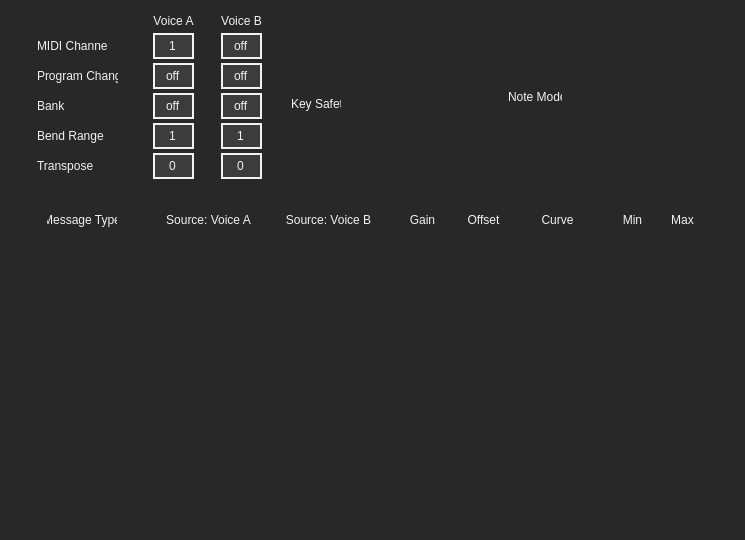
<?xml version="1.0" encoding="UTF-8"?>
<ui version="4.0">
 <class>midiTabForm</class>
 <widget class="QWidget" name="midiTabForm">
  <property name="geometry">
   <rect>
    <x>0</x>
    <y>0</y>
    <width>745</width>
    <height>540</height>
   </rect>
  </property>
  <property name="windowTitle">
   <string>Form</string>
  </property>
  <property name="styleSheet">
   <string notr="true">/**************WIDGET**************/
QWidget
{
	
	background-color: rgb(40, 40, 40);

}

/**************LABEL**************/
QLabel
{
	font: 12pt &quot;Futura PT&quot;;
	color: rgb(242, 242, 242);
	background-color: transparent;
}

/**************SPINBOX**************/
QSpinBox
{
	font: 12pt &quot;Futura PT&quot;;
	color: rgb(242, 242, 242);
	background-color: rgb(60, 60, 60);
	border: 2px solid rgb(242, 242, 242);
}

QSpinBox:focus
{
	border: 2px solid rgb(0, 174, 239);
}

/**************DOUBLESPINBOX**************/
QDoubleSpinBox
{
	font: 12pt &quot;Futura PT&quot;;
	color: rgb(242, 242, 242);
	background-color: rgb(60, 60, 60);
	border: 2px solid rgb(242, 242, 242);
}

QDoubleSpinBox:focus
{
	border: 2px solid rgb(0, 174, 239);
}

/**************TOOLBUTTON**************/
QToolButton
{
	border: none;
	background-color: transparent;
	color: transparent;
}

/**************RADIOBUTTON**************/
QRadioButton
{
	border: none;
	background-color: transparent;
/* needs to be handled in each individual button
    because text cannot be center aligned with radio buttons */
}

QRadioButton::indicator
{
	width: 0px;
	height: 0px;
}
</string>
  </property>
  <widget class="QToolButton" name="deletemodline">
   <property name="geometry">
    <rect>
     <x>40</x>
     <y>480</y>
     <width>23</width>
     <height>23</height>
    </rect>
   </property>
   <property name="focusPolicy">
    <enum>Qt::NoFocus</enum>
   </property>
   <property name="toolTip">
    <string>Remove the bottom modline (minimum of 2).</string>
   </property>
   <property name="styleSheet">
    <string notr="true">QToolButton
{
	image: url(:/ui/ui_images/delete_modline_notpressed.png);
}

QToolButton:pressed
{
	image: url(:/ui/ui_images/delete_modline_pressed.png);
}</string>
   </property>
   <property name="text">
    <string>-</string>
   </property>
  </widget>
  <widget class="QToolButton" name="addmodline">
   <property name="geometry">
    <rect>
     <x>10</x>
     <y>480</y>
     <width>23</width>
     <height>23</height>
    </rect>
   </property>
   <property name="focusPolicy">
    <enum>Qt::NoFocus</enum>
   </property>
   <property name="toolTip">
    <string>Add a modline (maximum of 6).</string>
   </property>
   <property name="styleSheet">
    <string notr="true">QToolButton
{
	image: url(:/ui/ui_images/add_modline_notpressed.png);
}

QToolButton:pressed
{
	image: url(:/ui/ui_images/add_modline_pressed.png);
}</string>
   </property>
   <property name="text">
    <string>+</string>
   </property>
  </widget>
  <widget class="SelectAllSpinBox" name="voice_a_channel">
   <property name="geometry">
    <rect>
     <x>153</x>
     <y>33</y>
     <width>41</width>
     <height>26</height>
    </rect>
   </property>
   <property name="toolTip">
    <string>Sets the MIDI channel of Voice A.&lt;p&gt;Range: 1-16&lt;p&gt;Voice A cannot be disabled.</string>
   </property>
   <property name="frame">
    <bool>true</bool>
   </property>
   <property name="alignment">
    <set>Qt::AlignCenter</set>
   </property>
   <property name="buttonSymbols">
    <enum>QAbstractSpinBox::NoButtons</enum>
   </property>
   <property name="minimum">
    <number>1</number>
   </property>
   <property name="maximum">
    <number>16</number>
   </property>
  </widget>
  <widget class="QLabel" name="label">
   <property name="geometry">
    <rect>
     <x>153</x>
     <y>13</y>
     <width>41</width>
     <height>16</height>
    </rect>
   </property>
   <property name="text">
    <string>Voice A</string>
   </property>
   <property name="alignment">
    <set>Qt::AlignCenter</set>
   </property>
  </widget>
  <widget class="QLabel" name="label_2">
   <property name="geometry">
    <rect>
     <x>221</x>
     <y>13</y>
     <width>41</width>
     <height>16</height>
    </rect>
   </property>
   <property name="text">
    <string>Voice B</string>
   </property>
   <property name="alignment">
    <set>Qt::AlignCenter</set>
   </property>
  </widget>
  <widget class="SelectAllSpinBox" name="voice_b_channel">
   <property name="geometry">
    <rect>
     <x>221</x>
     <y>33</y>
     <width>41</width>
     <height>26</height>
    </rect>
   </property>
   <property name="toolTip">
    <string>Sets the MIDI channel of Voice B.&lt;p&gt;Range: 0-16&lt;p&gt;Voice B can be disabled completely by entering a MIDI channel of 0.</string>
   </property>
   <property name="frame">
    <bool>true</bool>
   </property>
   <property name="alignment">
    <set>Qt::AlignCenter</set>
   </property>
   <property name="buttonSymbols">
    <enum>QAbstractSpinBox::NoButtons</enum>
   </property>
   <property name="specialValueText">
    <string>off</string>
   </property>
   <property name="minimum">
    <number>0</number>
   </property>
   <property name="maximum">
    <number>16</number>
   </property>
   <property name="value">
    <number>0</number>
   </property>
  </widget>
  <widget class="SelectAllSpinBox" name="voice_a_programchange">
   <property name="geometry">
    <rect>
     <x>153</x>
     <y>63</y>
     <width>41</width>
     <height>26</height>
    </rect>
   </property>
   <property name="toolTip">
    <string>Anytime the current preset is loaded it will immediately&lt;br&gt; output the entered value as a Program Change message.</string>
   </property>
   <property name="frame">
    <bool>true</bool>
   </property>
   <property name="alignment">
    <set>Qt::AlignCenter</set>
   </property>
   <property name="buttonSymbols">
    <enum>QAbstractSpinBox::NoButtons</enum>
   </property>
   <property name="specialValueText">
    <string>off</string>
   </property>
   <property name="minimum">
    <number>-1</number>
   </property>
   <property name="maximum">
    <number>127</number>
   </property>
   <property name="value">
    <number>-1</number>
   </property>
  </widget>
  <widget class="SelectAllSpinBox" name="voice_b_programchange">
   <property name="geometry">
    <rect>
     <x>221</x>
     <y>63</y>
     <width>41</width>
     <height>26</height>
    </rect>
   </property>
   <property name="toolTip">
    <string>Anytime the current preset is loaded it will immediately&lt;br&gt; output the entered value as a Program Change message.</string>
   </property>
   <property name="frame">
    <bool>true</bool>
   </property>
   <property name="alignment">
    <set>Qt::AlignCenter</set>
   </property>
   <property name="buttonSymbols">
    <enum>QAbstractSpinBox::NoButtons</enum>
   </property>
   <property name="specialValueText">
    <string>off</string>
   </property>
   <property name="minimum">
    <number>-1</number>
   </property>
   <property name="maximum">
    <number>127</number>
   </property>
   <property name="value">
    <number>-1</number>
   </property>
  </widget>
  <widget class="SelectAllSpinBox" name="voice_a_bank">
   <property name="geometry">
    <rect>
     <x>153</x>
     <y>93</y>
     <width>41</width>
     <height>26</height>
    </rect>
   </property>
   <property name="toolTip">
    <string>Anytime the current preset is loaded it will immediately&lt;br&gt; output the entered value as a Bank Select message.</string>
   </property>
   <property name="frame">
    <bool>true</bool>
   </property>
   <property name="alignment">
    <set>Qt::AlignCenter</set>
   </property>
   <property name="buttonSymbols">
    <enum>QAbstractSpinBox::NoButtons</enum>
   </property>
   <property name="specialValueText">
    <string>off</string>
   </property>
   <property name="minimum">
    <number>-1</number>
   </property>
   <property name="maximum">
    <number>127</number>
   </property>
   <property name="value">
    <number>-1</number>
   </property>
  </widget>
  <widget class="SelectAllSpinBox" name="voice_b_bank">
   <property name="geometry">
    <rect>
     <x>221</x>
     <y>93</y>
     <width>41</width>
     <height>26</height>
    </rect>
   </property>
   <property name="toolTip">
    <string>Anytime the current preset is loaded it will immediately&lt;br&gt; output the entered value as a Bank Select message.</string>
   </property>
   <property name="frame">
    <bool>true</bool>
   </property>
   <property name="alignment">
    <set>Qt::AlignCenter</set>
   </property>
   <property name="buttonSymbols">
    <enum>QAbstractSpinBox::NoButtons</enum>
   </property>
   <property name="specialValueText">
    <string>off</string>
   </property>
   <property name="minimum">
    <number>-1</number>
   </property>
   <property name="maximum">
    <number>127</number>
   </property>
   <property name="value">
    <number>-1</number>
   </property>
  </widget>
  <widget class="SelectAllSpinBox" name="voice_a_bend_range">
   <property name="geometry">
    <rect>
     <x>153</x>
     <y>123</y>
     <width>41</width>
     <height>26</height>
    </rect>
   </property>
   <property name="toolTip">
    <string>Sets the Pitch Bend range (in semitones) of Voice A.</string>
   </property>
   <property name="frame">
    <bool>true</bool>
   </property>
   <property name="alignment">
    <set>Qt::AlignCenter</set>
   </property>
   <property name="buttonSymbols">
    <enum>QAbstractSpinBox::NoButtons</enum>
   </property>
   <property name="specialValueText">
    <string/>
   </property>
   <property name="minimum">
    <number>1</number>
   </property>
   <property name="maximum">
    <number>12</number>
   </property>
   <property name="value">
    <number>1</number>
   </property>
  </widget>
  <widget class="SelectAllSpinBox" name="voice_b_bend_range">
   <property name="geometry">
    <rect>
     <x>221</x>
     <y>123</y>
     <width>41</width>
     <height>26</height>
    </rect>
   </property>
   <property name="toolTip">
    <string>Sets the Pitch Bend range (in semitones) of Voice B.</string>
   </property>
   <property name="frame">
    <bool>true</bool>
   </property>
   <property name="alignment">
    <set>Qt::AlignCenter</set>
   </property>
   <property name="buttonSymbols">
    <enum>QAbstractSpinBox::NoButtons</enum>
   </property>
   <property name="specialValueText">
    <string/>
   </property>
   <property name="minimum">
    <number>1</number>
   </property>
   <property name="maximum">
    <number>12</number>
   </property>
   <property name="value">
    <number>1</number>
   </property>
  </widget>
  <widget class="SelectAllSpinBox" name="voice_a_transpose">
   <property name="geometry">
    <rect>
     <x>153</x>
     <y>153</y>
     <width>41</width>
     <height>26</height>
    </rect>
   </property>
   <property name="toolTip">
    <string>Sets the amount to transpose all Voice A notes by (in semitones).</string>
   </property>
   <property name="frame">
    <bool>true</bool>
   </property>
   <property name="alignment">
    <set>Qt::AlignCenter</set>
   </property>
   <property name="buttonSymbols">
    <enum>QAbstractSpinBox::NoButtons</enum>
   </property>
   <property name="specialValueText">
    <string/>
   </property>
   <property name="minimum">
    <number>-12</number>
   </property>
   <property name="maximum">
    <number>12</number>
   </property>
   <property name="value">
    <number>0</number>
   </property>
  </widget>
  <widget class="SelectAllSpinBox" name="voice_b_transpose">
   <property name="geometry">
    <rect>
     <x>221</x>
     <y>153</y>
     <width>41</width>
     <height>26</height>
    </rect>
   </property>
   <property name="toolTip">
    <string>Sets the amount to transpose all Voice B notes by (in semitones).</string>
   </property>
   <property name="frame">
    <bool>true</bool>
   </property>
   <property name="alignment">
    <set>Qt::AlignCenter</set>
   </property>
   <property name="buttonSymbols">
    <enum>QAbstractSpinBox::NoButtons</enum>
   </property>
   <property name="specialValueText">
    <string/>
   </property>
   <property name="minimum">
    <number>-12</number>
   </property>
   <property name="maximum">
    <number>12</number>
   </property>
   <property name="value">
    <number>0</number>
   </property>
  </widget>
  <widget class="QLabel" name="label_3">
   <property name="geometry">
    <rect>
     <x>37</x>
     <y>33</y>
     <width>71</width>
     <height>26</height>
    </rect>
   </property>
   <property name="text">
    <string>MIDI Channel</string>
   </property>
  </widget>
  <widget class="QLabel" name="label_4">
   <property name="geometry">
    <rect>
     <x>37</x>
     <y>63</y>
     <width>81</width>
     <height>26</height>
    </rect>
   </property>
   <property name="text">
    <string>Program Change</string>
   </property>
  </widget>
  <widget class="QLabel" name="label_5">
   <property name="geometry">
    <rect>
     <x>37</x>
     <y>93</y>
     <width>31</width>
     <height>26</height>
    </rect>
   </property>
   <property name="text">
    <string>Bank</string>
   </property>
  </widget>
  <widget class="QLabel" name="label_6">
   <property name="geometry">
    <rect>
     <x>37</x>
     <y>123</y>
     <width>81</width>
     <height>26</height>
    </rect>
   </property>
   <property name="text">
    <string>Bend Range</string>
   </property>
  </widget>
  <widget class="QLabel" name="label_7">
   <property name="geometry">
    <rect>
     <x>37</x>
     <y>153</y>
     <width>71</width>
     <height>26</height>
    </rect>
   </property>
   <property name="text">
    <string>Transpose</string>
   </property>
  </widget>
  <widget class="QLabel" name="label_8">
   <property name="geometry">
    <rect>
     <x>47</x>
     <y>207</y>
     <width>70</width>
     <height>26</height>
    </rect>
   </property>
   <property name="text">
    <string>Message Type</string>
   </property>
   <property name="alignment">
    <set>Qt::AlignCenter</set>
   </property>
  </widget>
  <widget class="QLabel" name="label_9">
   <property name="geometry">
    <rect>
     <x>153</x>
     <y>207</y>
     <width>111</width>
     <height>26</height>
    </rect>
   </property>
   <property name="text">
    <string>Source: Voice A</string>
   </property>
   <property name="alignment">
    <set>Qt::AlignCenter</set>
   </property>
  </widget>
  <widget class="QLabel" name="label_10">
   <property name="geometry">
    <rect>
     <x>273</x>
     <y>207</y>
     <width>111</width>
     <height>26</height>
    </rect>
   </property>
   <property name="text">
    <string>Source: Voice B</string>
   </property>
   <property name="alignment">
    <set>Qt::AlignCenter</set>
   </property>
  </widget>
  <widget class="QLabel" name="label_11">
   <property name="geometry">
    <rect>
     <x>392</x>
     <y>207</y>
     <width>61</width>
     <height>26</height>
    </rect>
   </property>
   <property name="text">
    <string>Gain</string>
   </property>
   <property name="alignment">
    <set>Qt::AlignCenter</set>
   </property>
  </widget>
  <widget class="QLabel" name="label_12">
   <property name="geometry">
    <rect>
     <x>463</x>
     <y>207</y>
     <width>41</width>
     <height>26</height>
    </rect>
   </property>
   <property name="text">
    <string>Offset</string>
   </property>
   <property name="alignment">
    <set>Qt::AlignCenter</set>
   </property>
  </widget>
  <widget class="QLabel" name="label_13">
   <property name="geometry">
    <rect>
     <x>512</x>
     <y>207</y>
     <width>91</width>
     <height>26</height>
    </rect>
   </property>
   <property name="text">
    <string>Curve</string>
   </property>
   <property name="alignment">
    <set>Qt::AlignCenter</set>
   </property>
  </widget>
  <widget class="QLabel" name="label_14">
   <property name="geometry">
    <rect>
     <x>612</x>
     <y>207</y>
     <width>41</width>
     <height>26</height>
    </rect>
   </property>
   <property name="text">
    <string>Min</string>
   </property>
   <property name="alignment">
    <set>Qt::AlignCenter</set>
   </property>
  </widget>
  <widget class="QLabel" name="label_15">
   <property name="geometry">
    <rect>
     <x>662</x>
     <y>207</y>
     <width>41</width>
     <height>26</height>
    </rect>
   </property>
   <property name="text">
    <string>Max</string>
   </property>
   <property name="alignment">
    <set>Qt::AlignCenter</set>
   </property>
  </widget>
  <widget class="QLabel" name="label_16">
   <property name="geometry">
    <rect>
     <x>28</x>
     <y>189</y>
     <width>671</width>
     <height>20</height>
    </rect>
   </property>
   <property name="styleSheet">
    <string notr="true">QLabel
{
	image: url(:/ui/ui_images/divider.png);
}</string>
   </property>
   <property name="text">
    <string/>
   </property>
  </widget>
  <widget class="QFrame" name="frame">
   <property name="geometry">
    <rect>
     <x>291</x>
     <y>73</y>
     <width>191</width>
     <height>62</height>
    </rect>
   </property>
   <property name="styleSheet">
    <string notr="true">QFrame
{
	background-color: transparent;
	border: none;
}</string>
   </property>
   <property name="frameShape">
    <enum>QFrame::StyledPanel</enum>
   </property>
   <property name="frameShadow">
    <enum>QFrame::Raised</enum>
   </property>
   <widget class="QRadioButton" name="keySafetySingleKey">
    <property name="geometry">
     <rect>
      <x>82</x>
      <y>1</y>
      <width>103</width>
      <height>27</height>
     </rect>
    </property>
    <property name="toolTip">
     <string>Sets how many keys can be activated simultaneously.&lt;p&gt;&lt;b&gt;Single Key&lt;/b&gt;: Only one key can be activated at a time.&lt;p&gt;&lt;b&gt;Multi Key&lt;/b&gt;: All keys can be activated at any time.</string>
    </property>
    <property name="styleSheet">
     <string notr="true">QRadioButton
{

}

QRadioButton::unchecked
{
	image: url(:/ui/ui_images/keysafety_singlekey_inactive.png);
}

QRadioButton::checked
{
	image: url(:/ui/ui_images/keysafety_singlekey_active.png);
}

QRadioButton::unchecked:pressed
{
	image: url(:/ui/ui_images/keysafety_singlekey_pressed.png);
}

QRadioButton::checked:pressed
{
	image: url(:/ui/ui_images/keysafety_singlekey_pressed.png);
}

QRadioButton::unchecked:focus
{
	image: url(:/ui/ui_images/keysafety_singlekey_inactive_focus.png);
}

QRadioButton::checked:focus
{
	image: url(:/ui/ui_images/keysafety_singlekey_active_focus.png);
}</string>
    </property>
    <property name="text">
     <string/>
    </property>
    <property name="checkable">
     <bool>true</bool>
    </property>
   </widget>
   <widget class="QRadioButton" name="keySafetyMultiKey">
    <property name="geometry">
     <rect>
      <x>82</x>
      <y>35</y>
      <width>103</width>
      <height>27</height>
     </rect>
    </property>
    <property name="toolTip">
     <string>Sets how many keys can be activated simultaneously.&lt;p&gt;&lt;b&gt;Single Key&lt;/b&gt;: Only one key can be activated at a time.&lt;p&gt;&lt;b&gt;Multi Key&lt;/b&gt;: All keys can be activated at any time.</string>
    </property>
    <property name="styleSheet">
     <string notr="true">QRadioButton
{

}

QRadioButton::unchecked
{
	image: url(:/ui/ui_images/keysafety_multikey_inactive.png);
}

QRadioButton::checked
{
	image: url(:/ui/ui_images/keysafety_multikey_active.png);
}

QRadioButton::unchecked:pressed
{
	image: url(:/ui/ui_images/keysafety_multikey_pressed.png);
}

QRadioButton::checked:pressed
{
	image: url(:/ui/ui_images/keysafety_multikey_pressed.png);
}

QRadioButton::unchecked:focus
{
	image: url(:/ui/ui_images/keysafety_multikey_inactive_focus.png);
}

QRadioButton::checked:focus
{
	image: url(:/ui/ui_images/keysafety_multikey_active_focus.png);
}</string>
    </property>
    <property name="text">
     <string/>
    </property>
   </widget>
   <widget class="QLabel" name="label_17">
    <property name="geometry">
     <rect>
      <x>54</x>
      <y>0</y>
      <width>23</width>
      <height>62</height>
     </rect>
    </property>
    <property name="toolTip">
     <string>Sets how many keys can be activated simultaneously.&lt;p&gt;&lt;b&gt;Single Key&lt;/b&gt;: Only one key can be activated at a time.&lt;p&gt;&lt;b&gt;Multi Key&lt;/b&gt;: All keys can be activated at any time.</string>
    </property>
    <property name="styleSheet">
     <string notr="true">QLabel
{
	image: url(:/ui/ui_images/keysafety_grouping.png);
}</string>
    </property>
    <property name="text">
     <string/>
    </property>
   </widget>
   <widget class="QLabel" name="label_18">
    <property name="geometry">
     <rect>
      <x>0</x>
      <y>23</y>
      <width>50</width>
      <height>16</height>
     </rect>
    </property>
    <property name="toolTip">
     <string>Sets how many keys can be activated simultaneously.&lt;p&gt;&lt;b&gt;Single Key&lt;/b&gt;: Only one key can be activated at a time.&lt;p&gt;&lt;b&gt;Multi Key&lt;/b&gt;: All keys can be activated at any time.</string>
    </property>
    <property name="text">
     <string>Key Safety</string>
    </property>
   </widget>
  </widget>
  <widget class="QFrame" name="frame_2">
   <property name="geometry">
    <rect>
     <x>508</x>
     <y>33</y>
     <width>221</width>
     <height>127</height>
    </rect>
   </property>
   <property name="styleSheet">
    <string notr="true">QFrame
{
	background-color: transparent;
	border: none;
}</string>
   </property>
   <property name="frameShape">
    <enum>QFrame::StyledPanel</enum>
   </property>
   <property name="frameShadow">
    <enum>QFrame::Raised</enum>
   </property>
   <widget class="QRadioButton" name="noteModeNormal">
    <property name="geometry">
     <rect>
      <x>90</x>
      <y>0</y>
      <width>103</width>
      <height>27</height>
     </rect>
    </property>
    <property name="toolTip">
     <string>Sets the way notes behave when triggered.&lt;p&gt;&lt;b&gt;Normal&lt;/b&gt;: Notes will turn on when a key is pressed and turn off when the key is released.&lt;p&gt;&lt;b&gt;Legato&lt;/b&gt;: Notes will turn on when a key is pressed and continue playing when released. When another key is pressed, the previous notes will turn off and the new key's notes will turn on.&lt;p&gt;&lt;b&gt;Toggle&lt;/b&gt;: Notes will turn on when a key is pressed and stay on until the key is pressed again.&lt;p&gt;&lt;b&gt;Hold&lt;/b&gt;: Allows toggling between Normal and Legato mode using the Select key.</string>
    </property>
    <property name="styleSheet">
     <string notr="true">QRadioButton
{

}

QRadioButton::unchecked
{
	image: url(:/ui/ui_images/notemode_normal_inactive.png);
}

QRadioButton::checked
{
	image: url(:/ui/ui_images/notemode_normal_active.png);
}

QRadioButton::unchecked:pressed
{
	image: url(:/ui/ui_images/notemode_normal_pressed.png);
}

QRadioButton::checked:pressed
{
	image: url(:/ui/ui_images/notemode_normal_pressed.png);
}

QRadioButton::unchecked:focus
{
	image: url(:/ui/ui_images/notemode_normal_inactive_focus.png);
}

QRadioButton::checked:focus
{
	image: url(:/ui/ui_images/notemode_normal_active_focus.png);
}</string>
    </property>
    <property name="text">
     <string/>
    </property>
    <property name="checkable">
     <bool>true</bool>
    </property>
   </widget>
   <widget class="QRadioButton" name="noteModeLegato">
    <property name="geometry">
     <rect>
      <x>90</x>
      <y>33</y>
      <width>103</width>
      <height>26</height>
     </rect>
    </property>
    <property name="toolTip">
     <string>Sets the way notes behave when triggered.&lt;p&gt;&lt;b&gt;Normal&lt;/b&gt;: Notes will turn on when a key is pressed and turn off when the key is released.&lt;p&gt;&lt;b&gt;Legato&lt;/b&gt;: Notes will turn on when a key is pressed and continue playing when released. When another key is pressed, the previous notes will turn off and the new key's notes will turn on.&lt;p&gt;&lt;b&gt;Toggle&lt;/b&gt;: Notes will turn on when a key is pressed and stay on until the key is pressed again.&lt;p&gt;&lt;b&gt;Hold&lt;/b&gt;: Allows toggling between Normal and Legato mode using the Select key.</string>
    </property>
    <property name="styleSheet">
     <string notr="true">QRadioButton
{

}

QRadioButton::unchecked
{
	image: url(:/ui/ui_images/notemode_legato_inactive.png);
}

QRadioButton::checked
{
	image: url(:/ui/ui_images/notemode_legato_active.png);
}

QRadioButton::unchecked:pressed
{
	image: url(:/ui/ui_images/notemode_legato_pressed.png);
}

QRadioButton::checked:pressed
{
	image: url(:/ui/ui_images/notemode_legato_pressed.png);
}

QRadioButton::unchecked:focus
{
	image: url(:/ui/ui_images/notemode_legato_inactive_focus.png);
}

QRadioButton::checked:focus
{
	image: url(:/ui/ui_images/notemode_legato_active_focus.png);
}</string>
    </property>
    <property name="text">
     <string/>
    </property>
   </widget>
   <widget class="QRadioButton" name="noteModeToggle">
    <property name="geometry">
     <rect>
      <x>90</x>
      <y>65</y>
      <width>103</width>
      <height>27</height>
     </rect>
    </property>
    <property name="toolTip">
     <string>Sets the way notes behave when triggered.&lt;p&gt;&lt;b&gt;Normal&lt;/b&gt;: Notes will turn on when a key is pressed and turn off when the key is released.&lt;p&gt;&lt;b&gt;Legato&lt;/b&gt;: Notes will turn on when a key is pressed and continue playing when released. When another key is pressed, the previous notes will turn off and the new key's notes will turn on.&lt;p&gt;&lt;b&gt;Toggle&lt;/b&gt;: Notes will turn on when a key is pressed and stay on until the key is pressed again.&lt;p&gt;&lt;b&gt;Hold&lt;/b&gt;: Allows toggling between Normal and Legato mode using the Select key.</string>
    </property>
    <property name="styleSheet">
     <string notr="true">QRadioButton
{

}

QRadioButton::unchecked
{
	image: url(:/ui/ui_images/notemode_toggle_inactive.png);
}

QRadioButton::checked
{
	image: url(:/ui/ui_images/notemode_toggle_active.png);
}

QRadioButton::unchecked:pressed
{
	image: url(:/ui/ui_images/notemode_toggle_pressed.png);
}

QRadioButton::checked:pressed
{
	image: url(:/ui/ui_images/notemode_toggle_pressed.png);
}

QRadioButton::unchecked:focus
{
	image: url(:/ui/ui_images/notemode_toggle_inactive_focus.png);
}

QRadioButton::checked:focus
{
	image: url(:/ui/ui_images/notemode_toggle_active_focus.png);
}</string>
    </property>
    <property name="text">
     <string/>
    </property>
   </widget>
   <widget class="QRadioButton" name="noteModeHold">
    <property name="geometry">
     <rect>
      <x>90</x>
      <y>98</y>
      <width>103</width>
      <height>27</height>
     </rect>
    </property>
    <property name="toolTip">
     <string>Sets the way notes behave when triggered.&lt;p&gt;&lt;b&gt;Normal&lt;/b&gt;: Notes will turn on when a key is pressed and turn off when the key is released.&lt;p&gt;&lt;b&gt;Legato&lt;/b&gt;: Notes will turn on when a key is pressed and continue playing when released. When another key is pressed, the previous notes will turn off and the new key's notes will turn on.&lt;p&gt;&lt;b&gt;Toggle&lt;/b&gt;: Notes will turn on when a key is pressed and stay on until the key is pressed again.&lt;p&gt;&lt;b&gt;Hold&lt;/b&gt;: Allows toggling between Normal and Legato mode using the Select key.</string>
    </property>
    <property name="styleSheet">
     <string notr="true">QRadioButton
{

}

QRadioButton::unchecked
{
	image: url(:/ui/ui_images/notemode_hold_inactive.png);
}

QRadioButton::checked
{
	image: url(:/ui/ui_images/notemode_hold_active.png);
}

QRadioButton::unchecked:pressed
{
	image: url(:/ui/ui_images/notemode_hold_pressed.png);
}

QRadioButton::checked:pressed
{
	image: url(:/ui/ui_images/notemode_hold_pressed.png);
}

QRadioButton::unchecked:focus
{
	image: url(:/ui/ui_images/notemode_hold_inactive_focus.png);
}

QRadioButton::checked:focus
{
	image: url(:/ui/ui_images/notemode_hold_active_focus.png);
}</string>
    </property>
    <property name="text">
     <string/>
    </property>
   </widget>
   <widget class="QLabel" name="label_19">
    <property name="geometry">
     <rect>
      <x>0</x>
      <y>56</y>
      <width>54</width>
      <height>16</height>
     </rect>
    </property>
    <property name="toolTip">
     <string>Sets the way notes behave when triggered.&lt;p&gt;&lt;b&gt;Normal&lt;/b&gt;: Notes will turn on when a key is pressed and turn off when the key is released.&lt;p&gt;&lt;b&gt;Legato&lt;/b&gt;: Notes will turn on when a key is pressed and continue playing when released. When another key is pressed, the previous notes will turn off and the new key's notes will turn on.&lt;p&gt;&lt;b&gt;Toggle&lt;/b&gt;: Notes will turn on when a key is pressed and stay on until the key is pressed again.&lt;p&gt;&lt;b&gt;Hold&lt;/b&gt;: Allows toggling between Normal and Legato mode using the Select key.</string>
    </property>
    <property name="text">
     <string>Note Mode</string>
    </property>
   </widget>
   <widget class="QLabel" name="label_20">
    <property name="geometry">
     <rect>
      <x>60</x>
      <y>0</y>
      <width>23</width>
      <height>126</height>
     </rect>
    </property>
    <property name="toolTip">
     <string>Sets the way notes behave when triggered.&lt;p&gt;&lt;b&gt;Normal&lt;/b&gt;: Notes will turn on when a key is pressed and turn off when the key is released.&lt;p&gt;&lt;b&gt;Legato&lt;/b&gt;: Notes will turn on when a key is pressed and continue playing when released. When another key is pressed, the previous notes will turn off and the new key's notes will turn on.&lt;p&gt;&lt;b&gt;Toggle&lt;/b&gt;: Notes will turn on when a key is pressed and stay on until the key is pressed again.&lt;p&gt;&lt;b&gt;Hold&lt;/b&gt;: Allows toggling between Normal and Legato mode using the Select key.</string>
    </property>
    <property name="styleSheet">
     <string notr="true">QLabel
{
	image: url(:/ui/ui_images/notemode_grouping.png);
}</string>
    </property>
    <property name="text">
     <string/>
    </property>
   </widget>
  </widget>
 </widget>
 <customwidgets>
  <customwidget>
   <class>SelectAllSpinBox</class>
   <extends>QSpinBox</extends>
   <header>selectallspinbox.h</header>
  </customwidget>
 </customwidgets>
 <resources/>
 <connections/>
</ui>
